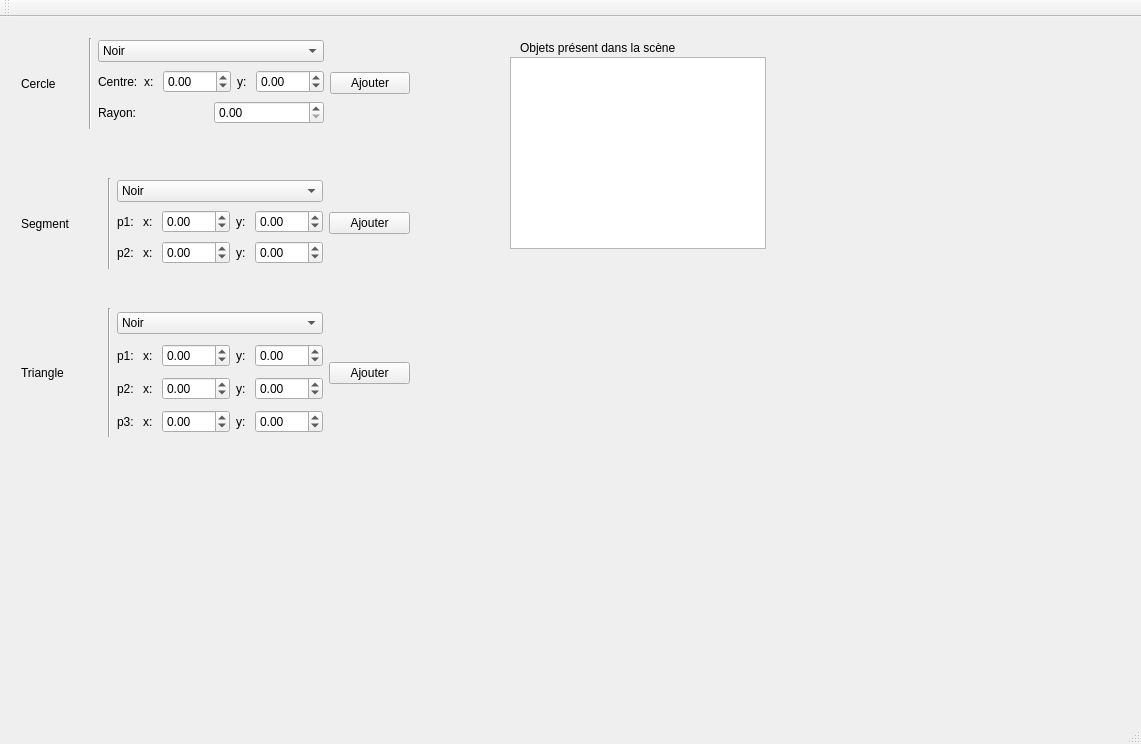
<?xml version="1.0" encoding="UTF-8"?>
<ui version="4.0">
 <class>MainWindow</class>
 <widget class="QMainWindow" name="MainWindow">
  <property name="geometry">
   <rect>
    <x>0</x>
    <y>0</y>
    <width>1141</width>
    <height>744</height>
   </rect>
  </property>
  <property name="windowTitle">
   <string>MainWindow</string>
  </property>
  <widget class="QWidget" name="centralWidget">
   <widget class="QWidget" name="horizontalLayoutWidget">
    <property name="geometry">
     <rect>
      <x>10</x>
      <y>10</y>
      <width>411</width>
      <height>113</height>
     </rect>
    </property>
    <layout class="QHBoxLayout" name="horizontalLayout">
     <item>
      <widget class="QLabel" name="label">
       <property name="text">
        <string>Cercle</string>
       </property>
      </widget>
     </item>
     <item>
      <widget class="Line" name="line">
       <property name="orientation">
        <enum>Qt::Vertical</enum>
       </property>
      </widget>
     </item>
     <item>
      <layout class="QVBoxLayout" name="verticalLayout_2">
       <item>
        <widget class="QComboBox" name="couleurCercle">
         <property name="editable">
          <bool>false</bool>
         </property>
         <property name="currentText">
          <string>Noir</string>
         </property>
         <item>
          <property name="text">
           <string>Noir</string>
          </property>
         </item>
         <item>
          <property name="text">
           <string>Blanc</string>
          </property>
         </item>
         <item>
          <property name="text">
           <string>Jaune</string>
          </property>
         </item>
         <item>
          <property name="text">
           <string>Rouge</string>
          </property>
         </item>
         <item>
          <property name="text">
           <string>Vert</string>
          </property>
         </item>
         <item>
          <property name="text">
           <string>Bleu</string>
          </property>
         </item>
        </widget>
       </item>
       <item>
        <layout class="QHBoxLayout" name="horizontalLayout_3">
         <item>
          <widget class="QLabel" name="label_2">
           <property name="text">
            <string>Centre:</string>
           </property>
          </widget>
         </item>
         <item>
          <widget class="QLabel" name="label_7">
           <property name="text">
            <string>x: </string>
           </property>
          </widget>
         </item>
         <item>
          <widget class="QDoubleSpinBox" name="centreX">
           <property name="toolTip">
            <string>coordonnées en x du point</string>
           </property>
           <property name="minimum">
            <double>-990.000000000000000</double>
           </property>
           <property name="maximum">
            <double>999.990000000000009</double>
           </property>
           <property name="singleStep">
            <double>10.000000000000000</double>
           </property>
          </widget>
         </item>
         <item>
          <widget class="QLabel" name="label_8">
           <property name="text">
            <string>y: </string>
           </property>
          </widget>
         </item>
         <item>
          <widget class="QDoubleSpinBox" name="centreY">
           <property name="toolTip">
            <string>coordonnées en y du point</string>
           </property>
           <property name="minimum">
            <double>-990.000000000000000</double>
           </property>
           <property name="maximum">
            <double>999.990000000000009</double>
           </property>
           <property name="singleStep">
            <double>10.000000000000000</double>
           </property>
          </widget>
         </item>
        </layout>
       </item>
       <item>
        <layout class="QHBoxLayout" name="horizontalLayout_4">
         <item>
          <widget class="QLabel" name="label_3">
           <property name="text">
            <string>Rayon: </string>
           </property>
          </widget>
         </item>
         <item>
          <widget class="QDoubleSpinBox" name="rayon">
           <property name="maximum">
            <double>199.990000000000009</double>
           </property>
           <property name="singleStep">
            <double>5.000000000000000</double>
           </property>
          </widget>
         </item>
        </layout>
       </item>
      </layout>
     </item>
     <item>
      <layout class="QVBoxLayout" name="verticalLayout_3">
       <item>
        <spacer name="verticalSpacer">
         <property name="orientation">
          <enum>Qt::Vertical</enum>
         </property>
         <property name="sizeHint" stdset="0">
          <size>
           <width>20</width>
           <height>40</height>
          </size>
         </property>
        </spacer>
       </item>
       <item>
        <widget class="QPushButton" name="ajout_cercle">
         <property name="text">
          <string>Ajouter</string>
         </property>
        </widget>
       </item>
       <item>
        <spacer name="verticalSpacer_2">
         <property name="orientation">
          <enum>Qt::Vertical</enum>
         </property>
         <property name="sizeHint" stdset="0">
          <size>
           <width>20</width>
           <height>40</height>
          </size>
         </property>
        </spacer>
       </item>
      </layout>
     </item>
    </layout>
   </widget>
   <widget class="QWidget" name="horizontalLayoutWidget_5">
    <property name="geometry">
     <rect>
      <x>10</x>
      <y>150</y>
      <width>411</width>
      <height>113</height>
     </rect>
    </property>
    <layout class="QHBoxLayout" name="horizontalLayout_5">
     <item>
      <widget class="QLabel" name="label_4">
       <property name="text">
        <string>Segment</string>
       </property>
      </widget>
     </item>
     <item>
      <widget class="Line" name="line_2">
       <property name="orientation">
        <enum>Qt::Vertical</enum>
       </property>
      </widget>
     </item>
     <item>
      <layout class="QVBoxLayout" name="verticalLayout_5">
       <item>
        <widget class="QComboBox" name="couleurSegment">
         <property name="editable">
          <bool>false</bool>
         </property>
         <property name="currentText">
          <string>Noir</string>
         </property>
         <item>
          <property name="text">
           <string>Noir</string>
          </property>
         </item>
         <item>
          <property name="text">
           <string>Blanc</string>
          </property>
         </item>
         <item>
          <property name="text">
           <string>Jaune</string>
          </property>
         </item>
         <item>
          <property name="text">
           <string>Rouge</string>
          </property>
         </item>
         <item>
          <property name="text">
           <string>Vert</string>
          </property>
         </item>
         <item>
          <property name="text">
           <string>Bleu</string>
          </property>
         </item>
        </widget>
       </item>
       <item>
        <layout class="QHBoxLayout" name="horizontalLayout_6">
         <item>
          <widget class="QLabel" name="label_9">
           <property name="text">
            <string>p1: </string>
           </property>
          </widget>
         </item>
         <item>
          <widget class="QLabel" name="label_10">
           <property name="text">
            <string>x: </string>
           </property>
          </widget>
         </item>
         <item>
          <widget class="QDoubleSpinBox" name="sP1X">
           <property name="toolTip">
            <string>coordonnées en x du point</string>
           </property>
           <property name="minimum">
            <double>-990.000000000000000</double>
           </property>
           <property name="maximum">
            <double>999.990000000000009</double>
           </property>
           <property name="singleStep">
            <double>10.000000000000000</double>
           </property>
          </widget>
         </item>
         <item>
          <widget class="QLabel" name="label_11">
           <property name="text">
            <string>y: </string>
           </property>
          </widget>
         </item>
         <item>
          <widget class="QDoubleSpinBox" name="sP1Y">
           <property name="toolTip">
            <string>coordonnées en y du point</string>
           </property>
           <property name="minimum">
            <double>-990.000000000000000</double>
           </property>
           <property name="maximum">
            <double>999.990000000000009</double>
           </property>
           <property name="singleStep">
            <double>10.000000000000000</double>
           </property>
          </widget>
         </item>
        </layout>
       </item>
       <item>
        <layout class="QHBoxLayout" name="horizontalLayout_7">
         <item>
          <widget class="QLabel" name="label_14">
           <property name="text">
            <string>p2: </string>
           </property>
          </widget>
         </item>
         <item>
          <widget class="QLabel" name="label_12">
           <property name="text">
            <string>x: </string>
           </property>
          </widget>
         </item>
         <item>
          <widget class="QDoubleSpinBox" name="sP2X">
           <property name="toolTip">
            <string>coordonnées en x du point</string>
           </property>
           <property name="minimum">
            <double>-990.000000000000000</double>
           </property>
           <property name="maximum">
            <double>999.990000000000009</double>
           </property>
           <property name="singleStep">
            <double>10.000000000000000</double>
           </property>
          </widget>
         </item>
         <item>
          <widget class="QLabel" name="label_13">
           <property name="text">
            <string>y: </string>
           </property>
          </widget>
         </item>
         <item>
          <widget class="QDoubleSpinBox" name="sP2Y">
           <property name="toolTip">
            <string>coordonnées en y du point</string>
           </property>
           <property name="minimum">
            <double>-990.000000000000000</double>
           </property>
           <property name="maximum">
            <double>999.990000000000009</double>
           </property>
           <property name="singleStep">
            <double>10.000000000000000</double>
           </property>
          </widget>
         </item>
        </layout>
       </item>
      </layout>
     </item>
     <item>
      <layout class="QVBoxLayout" name="verticalLayout_6">
       <item>
        <spacer name="verticalSpacer_5">
         <property name="orientation">
          <enum>Qt::Vertical</enum>
         </property>
         <property name="sizeHint" stdset="0">
          <size>
           <width>20</width>
           <height>40</height>
          </size>
         </property>
        </spacer>
       </item>
       <item>
        <widget class="QPushButton" name="ajout_cercle_3">
         <property name="text">
          <string>Ajouter</string>
         </property>
        </widget>
       </item>
       <item>
        <spacer name="verticalSpacer_6">
         <property name="orientation">
          <enum>Qt::Vertical</enum>
         </property>
         <property name="sizeHint" stdset="0">
          <size>
           <width>20</width>
           <height>40</height>
          </size>
         </property>
        </spacer>
       </item>
      </layout>
     </item>
    </layout>
   </widget>
   <widget class="QWidget" name="horizontalLayoutWidget_7">
    <property name="geometry">
     <rect>
      <x>10</x>
      <y>280</y>
      <width>411</width>
      <height>151</height>
     </rect>
    </property>
    <layout class="QHBoxLayout" name="horizontalLayout_8">
     <item>
      <widget class="QLabel" name="label_15">
       <property name="text">
        <string>Triangle</string>
       </property>
      </widget>
     </item>
     <item>
      <widget class="Line" name="line_3">
       <property name="orientation">
        <enum>Qt::Vertical</enum>
       </property>
      </widget>
     </item>
     <item>
      <layout class="QVBoxLayout" name="verticalLayout_7">
       <item>
        <widget class="QComboBox" name="couleurTriangle">
         <property name="editable">
          <bool>false</bool>
         </property>
         <property name="currentText">
          <string>Noir</string>
         </property>
         <item>
          <property name="text">
           <string>Noir</string>
          </property>
         </item>
         <item>
          <property name="text">
           <string>Blanc</string>
          </property>
         </item>
         <item>
          <property name="text">
           <string>Jaune</string>
          </property>
         </item>
         <item>
          <property name="text">
           <string>Rouge</string>
          </property>
         </item>
         <item>
          <property name="text">
           <string>Vert</string>
          </property>
         </item>
         <item>
          <property name="text">
           <string>Bleu</string>
          </property>
         </item>
        </widget>
       </item>
       <item>
        <layout class="QHBoxLayout" name="horizontalLayout_9">
         <item>
          <widget class="QLabel" name="label_16">
           <property name="text">
            <string>p1: </string>
           </property>
          </widget>
         </item>
         <item>
          <widget class="QLabel" name="label_17">
           <property name="text">
            <string>x: </string>
           </property>
          </widget>
         </item>
         <item>
          <widget class="QDoubleSpinBox" name="tP1X">
           <property name="toolTip">
            <string>coordonnées en x du point</string>
           </property>
           <property name="minimum">
            <double>-990.000000000000000</double>
           </property>
           <property name="maximum">
            <double>999.990000000000009</double>
           </property>
           <property name="singleStep">
            <double>10.000000000000000</double>
           </property>
          </widget>
         </item>
         <item>
          <widget class="QLabel" name="label_18">
           <property name="text">
            <string>y: </string>
           </property>
          </widget>
         </item>
         <item>
          <widget class="QDoubleSpinBox" name="tP1Y">
           <property name="toolTip">
            <string>coordonnées en y du point</string>
           </property>
           <property name="minimum">
            <double>-990.000000000000000</double>
           </property>
           <property name="maximum">
            <double>999.990000000000009</double>
           </property>
           <property name="singleStep">
            <double>10.000000000000000</double>
           </property>
          </widget>
         </item>
        </layout>
       </item>
       <item>
        <layout class="QHBoxLayout" name="horizontalLayout_10">
         <item>
          <widget class="QLabel" name="label_19">
           <property name="text">
            <string>p2: </string>
           </property>
          </widget>
         </item>
         <item>
          <widget class="QLabel" name="label_20">
           <property name="text">
            <string>x: </string>
           </property>
          </widget>
         </item>
         <item>
          <widget class="QDoubleSpinBox" name="tP2X">
           <property name="toolTip">
            <string>coordonnées en x du point</string>
           </property>
           <property name="minimum">
            <double>-990.000000000000000</double>
           </property>
           <property name="maximum">
            <double>999.990000000000009</double>
           </property>
           <property name="singleStep">
            <double>10.000000000000000</double>
           </property>
          </widget>
         </item>
         <item>
          <widget class="QLabel" name="label_21">
           <property name="text">
            <string>y: </string>
           </property>
          </widget>
         </item>
         <item>
          <widget class="QDoubleSpinBox" name="tP2Y">
           <property name="toolTip">
            <string>coordonnées en y du point</string>
           </property>
           <property name="minimum">
            <double>-990.000000000000000</double>
           </property>
           <property name="maximum">
            <double>999.990000000000009</double>
           </property>
           <property name="singleStep">
            <double>10.000000000000000</double>
           </property>
          </widget>
         </item>
        </layout>
       </item>
       <item>
        <layout class="QHBoxLayout" name="horizontalLayout_11">
         <item>
          <widget class="QLabel" name="label_22">
           <property name="text">
            <string>p3: </string>
           </property>
          </widget>
         </item>
         <item>
          <widget class="QLabel" name="label_23">
           <property name="text">
            <string>x: </string>
           </property>
          </widget>
         </item>
         <item>
          <widget class="QDoubleSpinBox" name="tP3X">
           <property name="toolTip">
            <string>coordonnées en x du point</string>
           </property>
           <property name="minimum">
            <double>-990.000000000000000</double>
           </property>
           <property name="maximum">
            <double>999.990000000000009</double>
           </property>
           <property name="singleStep">
            <double>10.000000000000000</double>
           </property>
          </widget>
         </item>
         <item>
          <widget class="QLabel" name="label_24">
           <property name="text">
            <string>y: </string>
           </property>
          </widget>
         </item>
         <item>
          <widget class="QDoubleSpinBox" name="tP3Y">
           <property name="toolTip">
            <string>coordonnées en y du point</string>
           </property>
           <property name="minimum">
            <double>-990.000000000000000</double>
           </property>
           <property name="maximum">
            <double>999.990000000000009</double>
           </property>
           <property name="singleStep">
            <double>10.000000000000000</double>
           </property>
          </widget>
         </item>
        </layout>
       </item>
      </layout>
     </item>
     <item>
      <layout class="QVBoxLayout" name="verticalLayout_8">
       <item>
        <spacer name="verticalSpacer_7">
         <property name="orientation">
          <enum>Qt::Vertical</enum>
         </property>
         <property name="sizeHint" stdset="0">
          <size>
           <width>20</width>
           <height>40</height>
          </size>
         </property>
        </spacer>
       </item>
       <item>
        <widget class="QPushButton" name="ajout_cercle_4">
         <property name="text">
          <string>Ajouter</string>
         </property>
        </widget>
       </item>
       <item>
        <spacer name="verticalSpacer_8">
         <property name="orientation">
          <enum>Qt::Vertical</enum>
         </property>
         <property name="sizeHint" stdset="0">
          <size>
           <width>20</width>
           <height>40</height>
          </size>
         </property>
        </spacer>
       </item>
      </layout>
     </item>
    </layout>
   </widget>
   <widget class="QListView" name="listView">
    <property name="geometry">
     <rect>
      <x>510</x>
      <y>40</y>
      <width>256</width>
      <height>192</height>
     </rect>
    </property>
   </widget>
   <widget class="QLabel" name="label_5">
    <property name="geometry">
     <rect>
      <x>520</x>
      <y>20</y>
      <width>201</width>
      <height>21</height>
     </rect>
    </property>
    <property name="text">
     <string>Objets présent dans la scène</string>
    </property>
   </widget>
  </widget>
  <widget class="QMenuBar" name="menuBar">
   <property name="geometry">
    <rect>
     <x>0</x>
     <y>0</y>
     <width>1141</width>
     <height>27</height>
    </rect>
   </property>
  </widget>
  <widget class="QToolBar" name="mainToolBar">
   <attribute name="toolBarArea">
    <enum>TopToolBarArea</enum>
   </attribute>
   <attribute name="toolBarBreak">
    <bool>false</bool>
   </attribute>
  </widget>
  <widget class="QStatusBar" name="statusBar"/>
 </widget>
 <layoutdefault spacing="6" margin="11"/>
 <resources/>
 <connections/>
</ui>
